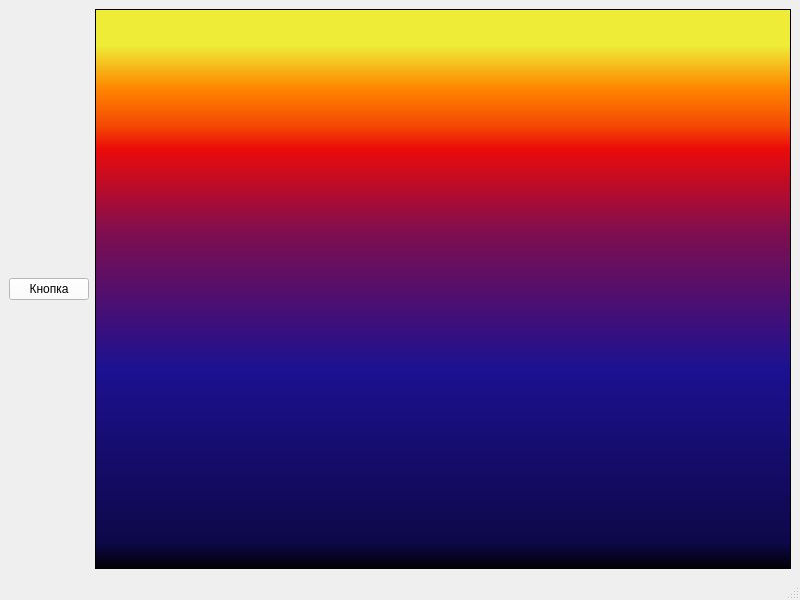
<?xml version="1.0" encoding="UTF-8"?>
<ui version="4.0">
 <class>MainWindow</class>
 <widget class="QMainWindow" name="MainWindow">
  <property name="geometry">
   <rect>
    <x>0</x>
    <y>0</y>
    <width>800</width>
    <height>600</height>
   </rect>
  </property>
  <property name="windowTitle">
   <string>MainWindow</string>
  </property>
  <property name="styleSheet">
   <string notr="true">background-color: qconicalgradient(cx:0.5, cy:0.5, angle:0, stop:0 rgba(35, 40, 3, 255), stop:0.16 rgba(136, 106, 22, 255), stop:0.225 rgba(166, 140, 41, 255), stop:0.285 rgba(204, 181, 74, 255), stop:0.345 rgba(235, 219, 102, 255), stop:0.415 rgba(245, 236, 112, 255), stop:0.52 rgba(209, 190, 76, 255), stop:0.57 rgba(187, 156, 51, 255), stop:0.635 rgba(168, 142, 42, 255), stop:0.695 rgba(202, 174, 68, 255), stop:0.75 rgba(218, 202, 86, 255), stop:0.815 rgba(208, 187, 73, 255), stop:0.88 rgba(187, 156, 51, 255), stop:0.935 rgba(137, 108, 26, 255), stop:1 rgba(35, 40, 3, 255))</string>
  </property>
  <widget class="QWidget" name="centralwidget">
   <layout class="QHBoxLayout" name="horizontalLayout">
    <item>
     <widget class="QPushButton" name="pushButton">
      <property name="autoFillBackground">
       <bool>false</bool>
      </property>
      <property name="styleSheet">
       <string notr="true">color: rgb(0,0,0);
background-color: rgb(255, 255, 255);
</string>
      </property>
      <property name="text">
       <string>Кнопка</string>
      </property>
     </widget>
    </item>
    <item>
     <widget class="QListWidget" name="listWidget">
      <property name="font">
       <font>
        <family>MV Boli</family>
        <pointsize>28</pointsize>
       </font>
      </property>
      <property name="autoFillBackground">
       <bool>false</bool>
      </property>
      <property name="styleSheet">
       <string notr="true">background-color: qlineargradient(spread:pad, x1:0, y1:1, x2:0, y2:0, stop:0 rgba(0, 0, 0, 255), stop:0.05 rgba(14, 8, 73, 255), stop:0.36 rgba(28, 17, 145, 255), stop:0.6 rgba(126, 14, 81, 255), stop:0.75 rgba(234, 11, 11, 255), stop:0.79 rgba(244, 70, 5, 255), stop:0.86 rgba(255, 136, 0, 255), stop:0.935 rgba(239, 236, 55, 255))</string>
      </property>
     </widget>
    </item>
   </layout>
  </widget>
  <widget class="QMenuBar" name="menubar">
   <property name="geometry">
    <rect>
     <x>0</x>
     <y>0</y>
     <width>800</width>
     <height>21</height>
    </rect>
   </property>
  </widget>
  <widget class="QStatusBar" name="statusbar"/>
 </widget>
 <resources/>
 <connections/>
</ui>
